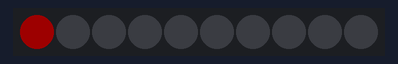
Recording of a sketch running on a simulated Arduino Uno, built with avr-gcc and run on an emulated ATmega328P. On the bench: 10 RGB LEDs in strip order, left to right. Dim RGB values are drawn brighter than linear.

Above: at 1.1 s.
At 5.1 s:
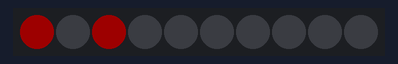
At 10.1 s:
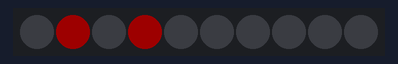
At 19.1 s:
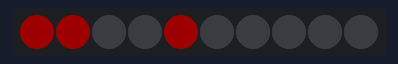
At 28.1 s:
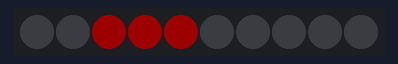
At 38.1 s:
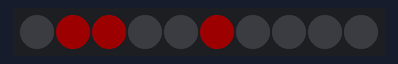

Measured:
- what the display in image 0 shows lasts 1.0 s, from 1.0 s to 2.0 s

The sketch:

simpleBinaryClock.ino
```cpp
#include <Adafruit_NeoPixel.h>
#define PIN            3
#define NUMPIXELS      10
Adafruit_NeoPixel pixels = Adafruit_NeoPixel(NUMPIXELS, PIN, NEO_GRB + NEO_KHZ800);

void setup() {
  pixels.begin();
  pixels.setBrightness(50);
  pixels.show();
}

void loop() {
  static uint32_t timer = millis();

  if (millis() - timer > 1000) {
    timer = millis();
    uint16_t DecToBin = timer / 1000;
    for (int i=0; i < NUMPIXELS; i++) {
      bool j = DecToBin % 2;
      DecToBin /= 2;
      pixels.setPixelColor(i, pixels.Color(j * 150, 0, 0));
    }
    pixels.show();
  }
}
```
